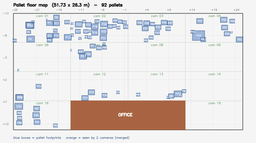
#> input picture artifacts/pallet_floor_map.png, 256 x 143 px, shrunk from 1154 x 646 before the run, given in place of 01.png, which was not available
$ python recalibrate.py   (older library calls are emulated)
#> lines starting #> are read from the running program, lines starting #| are printed output that depends on the picture; after the words box and inside, x2 and y2 are one past the last pixel; in counts of white or black regions, pixels touching at a corner belong together; pictures that were not available may be replaced by others from this repository, and a replacement may not be noted
### stitch/edge_match.py
"""Fresh stitch pipeline — Step 1: edge-region SIFT across grid neighbours.

The cameras are laid out (user-specified, 'OF' = office, spans 2 cells):
    01 02 03 04
    06 07 08 09
    11 12 13 14
    16 OF OF 19

We KNOW adjacency from this grid, so we don't discover neighbours — we test the
ones that should touch. For each adjacent pair we run SIFT *only on the touching
edge strips* (right strip of the left image vs left strip of the right image; or
bottom strip of the upper image vs top strip of the lower image), match, and
count RANSAC-consistent inliers. That tells us which seams actually share floor
(and can be stitched) vs. which are butt-joined with no overlap.

Run:  ./venv/bin/python stitch/edge_match.py
"""
from __future__ import annotations

import json
from itertools import product
from pathlib import Path

import cv2
import numpy as np

ROOT = Path(__file__).resolve().parent.parent
VID = ROOT / "videos"
OUT = ROOT / "stitch" / "out"
STILLS = OUT / "stills"
MATCHES = OUT / "matches"
for d in (STILLS, MATCHES):
    d.mkdir(parents=True, exist_ok=True)

GRID = [["01", "02", "03", "04"],
        ["06", "07", "08", "09"],
        ["11", "12", "13", "14"],
        ["16", "OF", "OF", "19"]]

EDGE_FRAC = 0.40        # fraction of the frame used as the touching edge strip
RATIO = 0.80
RANSAC_PX = 4.0
MIN_INLIERS = 18        # >= this => the seam genuinely overlaps


# --------------------------------------------------------------------------- #
# [55 lines left out: functions neighbour_pairs, sharpest_still, load_stills, not called in this run]


_SIFT = cv2.SIFT_create(nfeatures=0, nOctaveLayers=5, contrastThreshold=0.006,
                        edgeThreshold=16, sigma=1.6)
_CLAHE = cv2.createCLAHE(clipLimit=3.0, tileGridSize=(8, 8))


# [87 lines left out: functions strip_mask, detect_edge, find_h, match_pair, draw, main, not called in this run]


# [2 lines that do not run on import are left out]

### stitch/undistort.py
"""No-calibration barrel undistortion for the 2.8 mm ceiling lens.

We have no checkerboard. But we can pin a sensible camera matrix from the known
field of view and then estimate the radial distortion empirically. Two helpers:

  - focal_from_hfov / build_K : K from HFOV (107 deg) at the processing resolution.
  - undistort_maps / apply    : precomputed remap for a given (k1, k2) Brown model.

The distortion coefficient itself is estimated elsewhere (calib_by_matching.py)
by the value that makes the real overlapping seams match best.
"""
from __future__ import annotations

import numpy as np
import cv2


def focal_from_hfov(width_px: int, hfov_deg: float) -> float:
    """Pinhole focal length in pixels from horizontal FOV."""
    return (width_px / 2.0) / np.tan(np.deg2rad(hfov_deg) / 2.0)


def build_K(width: int, height: int, hfov_deg: float = 107.0) -> np.ndarray:
    f = focal_from_hfov(width, hfov_deg)
    return np.array([[f, 0, width / 2.0],
                     [0, f, height / 2.0],
                     [0, 0, 1.0]], dtype=np.float64)


# [16 lines left out: function undistort_maps, not called in this run]


def apply(img, mapx, mapy):
    return cv2.remap(img, mapx, mapy, cv2.INTER_LINEAR)


def undistort_maps_full(width, height, K, k1, k2=0.0, k3=0.0, samples=60):
    """Undistort into an EXPANDED canvas so NO field of view is cropped.

    `newK=K` (the calibration-sweep setting) keeps the frame fixed, which clips
    the corrected edges off-frame — and those edges are where tiles overlap. Here
    we undistort the image border, take its bounding box, shift the principal point
    so everything fits, and size the output to hold the whole corrected FOV.
    Returns (mapx, mapy, newK, (Wn, Hn), valid_mask)."""
    dist = np.array([[k1, k2, 0.0, 0.0, k3]], dtype=np.float64)
    xs = np.linspace(0, width - 1, samples)
    ys = np.linspace(0, height - 1, samples)
    border = np.array([[x, 0] for x in xs] + [[x, height - 1] for x in xs] +
                      [[0, y] for y in ys] + [[width - 1, y] for y in ys],
                      np.float32).reshape(-1, 1, 2)
    und = cv2.undistortPoints(border, K, dist, P=K).reshape(-1, 2)
    # guard: the Brown inversion can diverge for a few extreme corner points at
    # strong k1, exploding the canvas. Clamp to a sane multiple of the frame.
    und = np.clip(und, [-1.0 * width, -1.0 * height], [2.0 * width, 2.0 * height])
    minx, miny = und.min(0)
    maxx, maxy = und.max(0)
    newK = K.copy().astype(np.float64)
    newK[0, 2] -= minx
    newK[1, 2] -= miny
    Wn, Hn = int(np.ceil(maxx - minx)), int(np.ceil(maxy - miny))
    mapx, mapy = cv2.initUndistortRectifyMap(K, dist, None, newK, (Wn, Hn), cv2.CV_16SC2)
    valid = cv2.remap(np.full((height, width), 255, np.uint8), mapx, mapy, cv2.INTER_NEAREST)
    return mapx, mapy, newK, (Wn, Hn), valid

### stitch/mosaic_full.py
"""Full 14-tile 'honest collage' floor mosaic.

Governing reality (panel + measurements): ~9 of 14 tiles share NO floor, so this is
a coverage problem. Deliverable = a layout-faithful collage:
  * undistort every tile (shared k1, plumb-line/match cross-validated),
  * orient each tile from its own floor-line grid (rotation only; scale is shared
    since one lens at one height),
  * place tiles by a GLOBAL least-squares solve: weak grid 'springs' on every
    adjacent edge (lattice can't fold) + strong constraints from the few REAL
    seams (07-08, 12-13, 06-11, 08-13), weighted by inliers,
  * blend real overlaps, draw every tile boundary so approximate joins are honest,
  * office drawn as a labelled block.

Run:  ./venv/bin/python stitch/mosaic_full.py
"""
from __future__ import annotations

import json
from itertools import combinations

import cv2
import numpy as np

from edge_match import GRID, load_stills, neighbour_pairs, OUT  # type: ignore
import undistort as ud

K1 = -0.06                 # shared distortion (plumb-line & match-maximization agree ~-0.04..-0.08)
ROT_CLAMP_DEG = 18.0       # cameras are near-nadir on one building -> rotations are small
REAL_SEAM_MIN_INL = 10     # a grid seam becomes a strong constraint above this
W_GRID = 0.06              # weak spring weight (vs real-seam weight ~ inliers)
GAUGE = "07"

_SIFT = cv2.SIFT_create(nfeatures=0, nOctaveLayers=5, contrastThreshold=0.006,
                        edgeThreshold=16, sigma=1.6)
_CLAHE = cv2.createCLAHE(clipLimit=3.0, tileGridSize=(8, 8))


def _fld():
    return cv2.ximgproc.createFastLineDetector(length_threshold=40, do_merge=True)


# [23 lines left out: function line_grid_rotation, not called in this run]


def detect(img):
    return _SIFT.detectAndCompute(_CLAHE.apply(cv2.cvtColor(img, cv2.COLOR_BGR2GRAY)), None)


# [166 lines left out: functions seam_offset, solve_translations, main, not called in this run]


# [2 lines that do not run on import are left out]

### stitch/recalibrate.py
"""Re-estimate the barrel k1 on FULL-FOV undistorted plates.

The earlier estimate used newK=K (cropped), which clipped the corrected edges off
-frame — so the very region where barrel is strongest never moved, biasing k1 low.
Now we undistort into the expanded canvas (undistort_maps_full) at each k1 and
maximize total inliers across the real seams. Denoised median plates are used.

Run:  ./venv/bin/python stitch/recalibrate.py
"""
from __future__ import annotations

import json

import cv2
import numpy as np

from edge_match import OUT  # type: ignore
from mosaic_full import detect  # type: ignore
import undistort as ud

SEAMS = [("07", "08"), ("06", "11"), ("12", "13"), ("08", "13"), ("01", "06"),
         ("07", "12"), ("11", "12"), ("09", "14"), ("03", "04"), ("07", "13")]
K1S = [-0.05, -0.07, -0.08, -0.09, -0.10, -0.11, -0.12, -0.14]
NEEDED = sorted({t for ab in SEAMS for t in ab})


def inliers(fa, fb):
    (kpa, desa), (kpb, desb) = fa, fb
    if desa is None or desb is None:
        return 0
    knn = cv2.BFMatcher(cv2.NORM_L2).knnMatch(desa, desb, k=2)
    good = [m for m, n in (p for p in knn if len(p) == 2) if m.distance < 0.8 * n.distance]
    if len(good) < 6:
        return 0
    pa = np.float32([kpa[m.queryIdx].pt for m in good]).reshape(-1, 1, 2)
    pb = np.float32([kpb[m.trainIdx].pt for m in good]).reshape(-1, 1, 2)
    _, inl = cv2.estimateAffinePartial2D(pa, pb, method=cv2.RANSAC, ransacReprojThreshold=4.0)
    return int(inl.sum()) if inl is not None else 0


def main():
    plates = {}
    for t in NEEDED:
        im = cv2.imread(str(OUT / "plates" / f"{t}.png"))
#> im is the input picture: shape (143, 256, 3); mean B, G, R 221.9, 223.1, 227.4
        if im is not None:
            plates[t] = im
    h0, w0 = next(iter(plates.values())).shape[:2]
#> h0 = 143; w0 = 256
    K = ud.build_K(w0, h0, 107.0)
#> in build_K, `f = focal_from_hfov(width, hfov_deg)`: f = 94.72
#> K = [[94.72, 0, 128], [0, 94.72, 71.5], [0, 0, 1]]

    print(f"\nRecalibrating k1 on FULL-FOV plates (maximize inliers over {len(SEAMS)} seams)\n")
    print(f"  {'k1':>6} {'canvas':>11} {'total_inliers':>13}   per-seam(>=12)")
    print("  " + "-" * 64)
    best, sweep = (None, -1), []
    for k1 in K1S:
        mapx, mapy, newK, (Wn, Hn), _ = ud.undistort_maps_full(w0, h0, K, k1)
        feats = {t: detect(cv2.remap(im, mapx, mapy, cv2.INTER_LINEAR))  # SIFT once per tile
                 for t, im in plates.items()}
        per = []
        tot = 0
        for a, b in SEAMS:
            if a in feats and b in feats:
                n = inliers(feats[a], feats[b]); tot += n
                if n >= 12:
                    per.append(f"{a}-{b}:{n}")
        sweep.append({"k1": k1, "total": tot, "size": [Wn, Hn]})
        print(f"  {k1:6.2f} {Wn}x{Hn:<5} {tot:13d}   {' '.join(per)}")
        if tot > best[1]:
            best = (k1, tot)
#> this loop made 8 passes
#> (minx in undistort_maps_full, miny in undistort_maps_full, maxx in undistort_maps_full, maxy in undistort_maps_full, newK, Wn, Hn) on passes 1 to 6: (-27.18, -15.18, 281.3, 156.8, [[94.72, 0, 155.2], [0, 94.72, 86.68], [0, 0, 1]], 309, 172), (-78.1, -43.62, 327.5, 183.4, [[94.72, 0, 206.1], [0, 94.72, 115.1], [0, 0, 1]], 406, 228), (-256, -143, 512, 286, [[94.72, 0, 384], [0, 94.72, 214.5], [0, 0, 1]], 768, 429), (-256, -143, 512, 286, [[94.72, 0, 384], [0, 94.72, 214.5], [0, 0, 1]], 768, 429), (-256, -143, 512, 286, [[94.72, 0, 384], [0, 94.72, 214.5], [0, 0, 1]], 768, 429), (-256, -143, 433.2, 286, [[94.72, 0, 384], [0, 94.72, 214.5], [0, 0, 1]], 690, 429)
#|    -0.05 309x172             246   03-04:246
#|    -0.07 406x228             316   03-04:316
#|    -0.08 768x429             605   03-04:605
#|    -0.09 768x429             582   03-04:582
#|    -0.10 768x429             562   03-04:562
#|    -0.11 690x429             552   03-04:552
#|    -0.12 768x429             572   03-04:572
#|    -0.14 670x429             573   03-04:573
#> pass 1, in undistort_maps_full, `mapx, mapy = cv2.initUndistortRectifyMap(K, dist, None, newK, (Wn, Hn)..`:
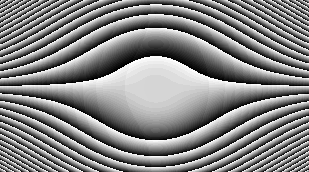
#> mapy: shape (172, 309) uint16; min 0, max 1023, mean 531.4; drawn with min black and max white
#> pass 1, in undistort_maps_full, `valid = cv2.remap(np.full((height, width), 255, np.uint8), mapx, mapy,..`:
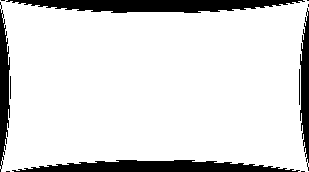
#> valid: shape (172, 309); 86.4% white; 11 black regions (5 under 20 px), largest, box (x1, y1, x2, y2) and area: (6, 0, 305, 13) 2696, (12, 160, 300, 172) 2370, (0, 2, 10, 172) 1114, (300, 8, 309, 171) 981, (299, 69, 300, 105) 36, (10, 76, 11, 99) 23
#> pass 2, in undistort_maps_full (call 2), `mapx, mapy = cv2.initUndistortRectifyMap(K, dist, None, newK, (Wn, Hn)..`:
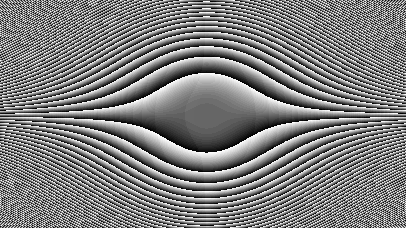
#> mapy: shape (228, 406) uint16; min 0, max 1023, mean 507.7; drawn with min black and max white
#> pass 2, in undistort_maps_full (call 2), `valid = cv2.remap(np.full((height, width), 255, np.uint8), mapx, mapy,..`:
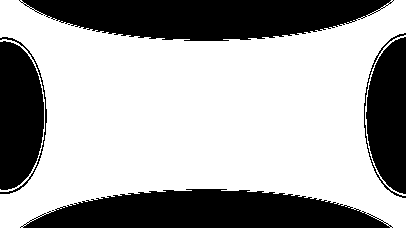
#> valid: shape (228, 406); 65% white; 6 black regions, box (x1, y1, x2, y2) and area: (19, 0, 394, 41) 11136, (20, 189, 393, 228) 10465, (0, 41, 44, 190) 5331, (366, 37, 406, 194) 4863, (0, 37, 47, 194) 323, (364, 33, 406, 198) 289
#> after the loop, best = (-0.08, 605); sweep = 8 items

    print(f"\n  BEST k1 = {best[0]:.2f}  (total inliers {best[1]})")
#|   BEST k1 = -0.08  (total inliers 605)
    json.dump({"best_k1": best[0], "sweep": sweep}, open(OUT / "recalibrate.json", "w"), indent=2)
    print("  saved -> stitch/out/recalibrate.json")
    return best


if __name__ == "__main__":
    main()
